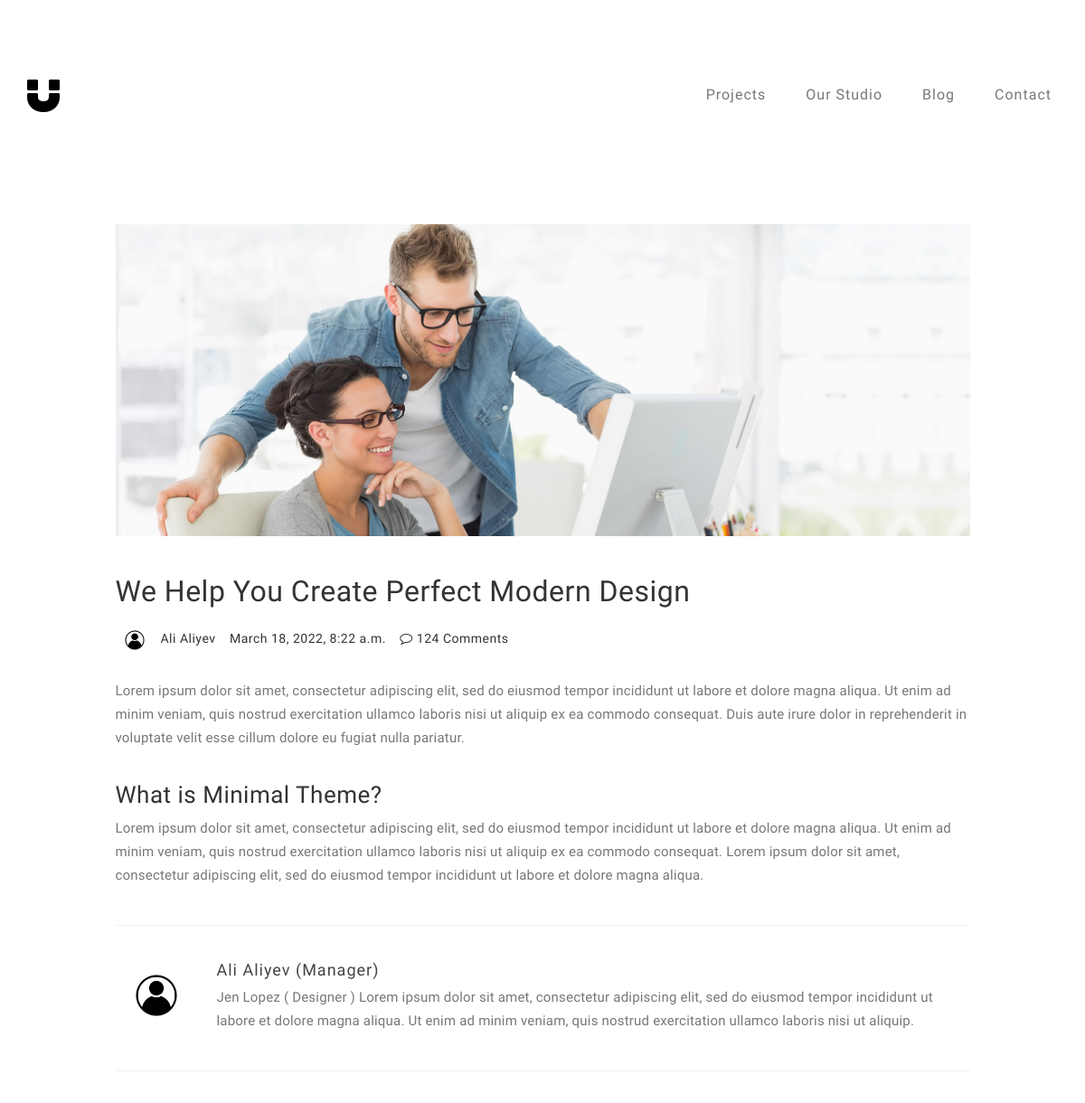
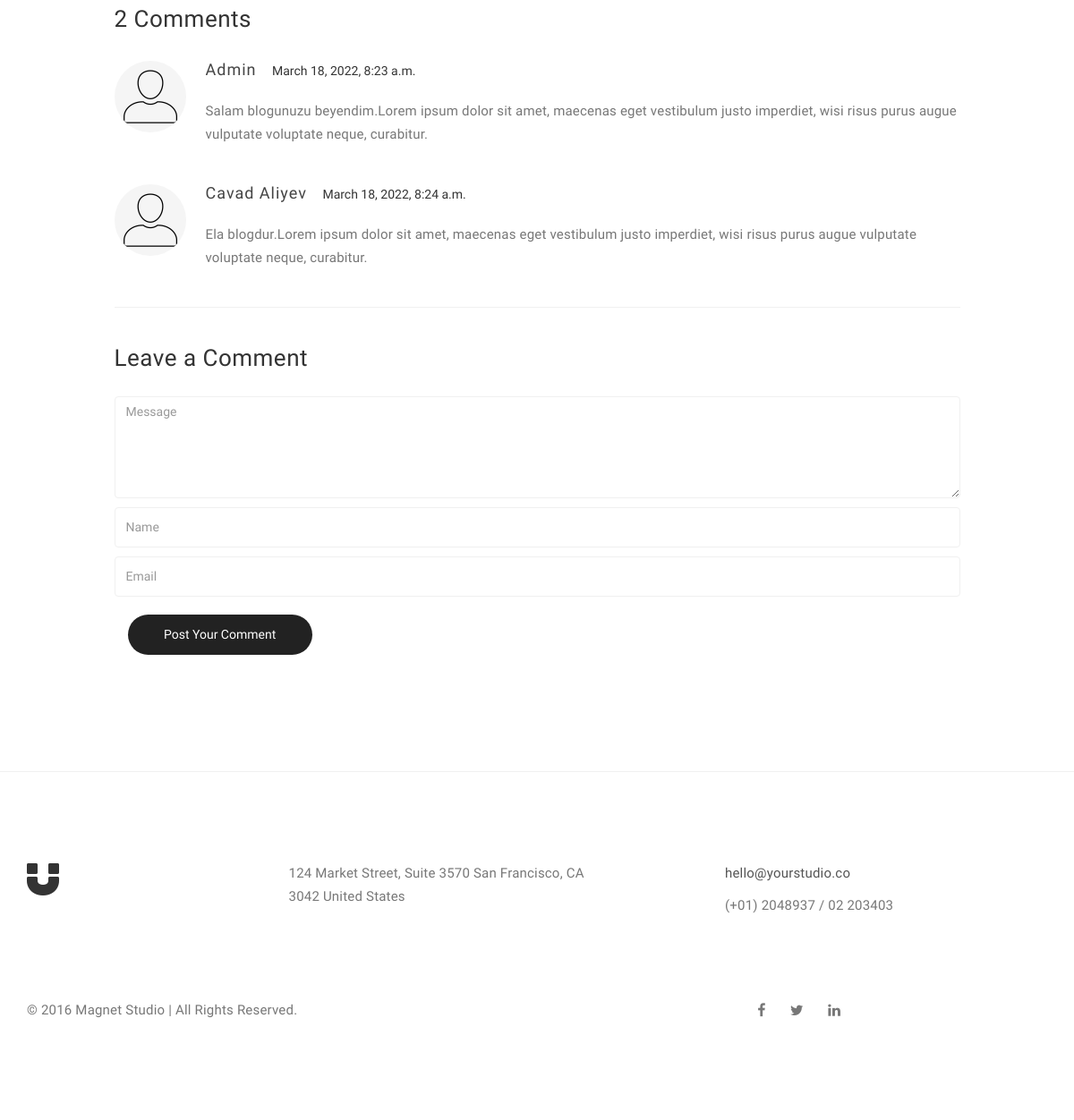
Page /blog/Ali Aliyev on the committed database (2 pictures, top to bottom).
### blog/models.py (models this page shows, shortened)
class Blog(models.Model):
    image = models.ImageField(upload_to='blogs/', null=False, blank=False)
    title = models.CharField(max_length=255, null=False, blank=False)
    content = models.TextField(null=False, blank=False)
    creator_name = models.CharField(max_length=100, blank=False, null=False)
    creator_img = models.ImageField(upload_to='creators/', null=False, blank=False)
    date = models.DateTimeField(auto_now_add=True)
    second_title = models.CharField(max_length=255, null=False, blank=False)
    second_content = models.TextField(null=False, blank=False)
    creator_bio = models.TextField(null=False, blank=False)
    creator_job = models.CharField(max_length=105, null=False, blank=False)
    class Meta:
        verbose_name = 'Blog'
        verbose_name_plural = 'Blog'

class Comment(models.Model):
    STATUS_CHOICES = (
        ('Approve', 'Approve'),
        ('Reject', 'Reject'),
    )
    blog = models.ForeignKey(Blog,on_delete=models.CASCADE,blank=True,null=True,related_name='koments')
    status = models.CharField(max_length=50,choices=STATUS_CHOICES)
    text=models.TextField(blank=False,null=False)
    name=models.CharField(max_length=100,blank=False,null=False)
    email=models.EmailField(blank=False,null=False)
    date = models.DateTimeField(auto_now_add=True)

### blog/views.py (the view, shortened to what this page needs)
# urls.py: path('<str:name>',single_post,name='single-post')
def single_post(request, name):
    blog = Blog.objects.all().filter(creator_name=name).first()
    comments = Blog.objects.all().filter(creator_name=name).first().koments.filter(status='Approve')
    context = {
        'blog': blog,
        'comments': comments
    }
    return render(request, 'blog/single-post.html', context=context)

### templates/Blog/single-post.html (shortened to what this page needs)
{% extends 'base/base.html' %}
{% load static %}
{% block content %}
<section id="blog-single-post">
     <div class="container">
          <div class="row">
               <div class="col-md-offset-1 col-md-10 col-sm-12">
                    <div class="blog-single-post-thumb">
                         <div class="blog-post-image">
                              <img src="{{ blog.image.url }}" class="img-responsive" alt="Blog Image">
                         </div>
                         <div class="blog-post-title">
                              <h2>{{blog.title}}</a></h2>
                         </div>
                         <div class="blog-post-format">
                              <span><a href="#"><img src="{{ blog.creator_img.url }}" class="img-responsive img-circle"> {{blog.creator_name}}</a></span>
                              <span>{{blog.date}}</span>
                              <span><a href="#"><i class="fa fa-comment-o"></i> 124 Comments</a></span>
                         </div>
                         <div class="blog-post-des">
                              <p>{{blog.content}}</p>
                              <h3>{{blog.second_title}}</h3>
                              <p>{{blog.second_content}}</p>
                         </div>
                         <div class="blog-author">
                              <div class="media">
                                   <div class="media-object pull-left">
                                        <img src="{{ blog.creator_img.url }}" class="img-circle img-responsive" alt="blog">
                                   </div>
                                   <div class="media-body">
                                        <h3 class="media-heading"><a href="#">{{blog.creator_name}} ({{blog.creator_job}})</a></h3>
                                        <p>{{blog.creator_bio}}</p>
                                   </div>
                              </div>
                         </div>
                         <div class="blog-comment">
                              <h3>{{comments|length}} Comments</h3>
                              {% for comment in comments %}
                                   <div class="media">
                                        <div class="media-object pull-left">
                                             <img src="{% static 'images/pngtree-profile-line-black-icon-png-image_691051.jpg' %}" class="img-responsive img-circle" alt="Blog Image">
                                        </div>
                                        <div class="media-body">
                                             <h3 class="media-heading">{{comment.name}}</h3>
                                             <span>{{comment.date}}</span>
                                             <p>{{comment.text}}</p>
                                        </div>
                                   </div>
                              {% endfor %}
                         </div>
                         <div class="blog-comment-form">
                              <h3>Leave a Comment</h3>
                                   <form action="" method="POST">
                                        <textarea class="form-control" placeholder="Message" rows="5" name="text"></textarea>
                                        <input type="text" class="form-control" placeholder="Name" name="name" required>
                                        <input type="email" class="form-control" placeholder="Email" name="email" required>
                                        <div class="col-md-3 col-sm-4">
                                             <input type="submit" class="form-control" value="Post Your Comment">
                                        </div>
                                   </form>
                         </div>
                    </div>
          </div>
     </div>
</section>
{% endblock %}

### static/css/style.css (style rules this page uses)
body { background: #ffffff; font-family: 'Work Sans', sans-serif; font-style: normal; font-weight: 300; overflow-x: hidden; }
h1,h2,h3,h4,h5,h6 { font-style: normal; font-weight: 300; letter-spacing: 0.5px; }
h2 { font-size: 32px; line-height: 46px; }
h3 { font-size: 26px; }
p { color: #777; font-size: 15px; font-weight: 300; line-height: 26px; letter-spacing: 0.2px; }
html { -webkit-font-smoothing: antialiased; }
a { color: #4d638c; -webkit-transition: 0.5s; -o-transition: 0.5s; transition: 0.5s; text-decoration: none !important; }
* { -webkit-box-sizing: border-box; -moz-box-sizing: border-box; box-sizing: border-box; }
*:before, *:after { -webkit-box-sizing: border-box; -moz-box-sizing: border-box; box-sizing: border-box; }
#portfolio, #about, #blog, #contact, #single-project, #blog-single-post { padding-top: 80px; padding-bottom: 120px; }
.blog-post-image { padding-bottom: 18px; width: 100%; }
.blog-post-format { padding-bottom: 22px; }
.blog-post-format span { letter-spacing: 0.5px; padding-right: 12px; }
.blog-post-format span a { color: #333; }
.blog-post-format span img { display: inline-block; width: 42px; margin-right: 4px; }
.blog-author { border-top: 1px solid #f0f0f0; border-bottom: 1px solid #f0f0f0; padding-top: 32px; padding-bottom: 32px; margin-top: 42px; margin-bottom: 42px; }
.blog-author .media img { display: inline-block; width: 90px; margin-right: 12px; }
.blog-author .media a, .blog-comment .media h3 { color: #444; font-size: 18px; letter-spacing: 1px; }
.blog-comment { border-bottom: 1px solid #f0f0f0; padding-bottom: 32px; margin-bottom: 42px; }
.blog-comment .media:nth-child(3) { padding-top: 18px; }
.blog-comment .media img { width: 80px; margin-right: 12px; }
.blog-comment .media h3 { display: inline-block; padding-right: 14px; }
.blog-comment h3, .blog-comment-form h3 { padding-bottom: 18px; }
.blog-comment-form .form-control { box-shadow: none; border: 1px solid #f0f0f0; margin-top: 10px; margin-bottom: 10px; transition: all 0.4s ease-in-out; }
.blog-comment-form input { height: 45px; }
.blog-comment-form input[type="submit"] { background: #222; border-radius: 100px; border: none; color: #ffffff; font-weight: 400; transition: all 0.4s ease-in-out; }
#blog-single-post .blog-post-des h3 { padding-top: 16px; }

### rows in the picture
Blog: image (picture), title "We Help You Create Perfect Modern Design", creator_img (picture), creator_name "Ali Aliyev", date "March 18, 2022, 8:22 a.m.", content "Lorem ipsum dolor sit amet, consectetur adipiscing elit, sed do eiusmod tempor incididunt ut labore et dolore magna aliqua. Ut enim ad minim veniam, quis nostrud exercitation ullamco laboris nisi ut aliquip ex ea commodo consequat. Duis aute irure dolor in reprehenderit in voluptate velit esse cillum dolore eu fugiat nulla pariatur.", second_title "What is Minimal Theme?", second_content "Lorem ipsum dolor sit amet, consectetur adipiscing elit, sed do eiusmod tempor incididunt ut labore et dolore magna aliqua. Ut enim ad minim veniam, quis nostrud exercitation ullamco laboris nisi ut aliquip ex ea commodo consequat. Lorem ipsum dolor sit amet, consectetur adipiscing elit, sed do eiusmod tempor incididunt ut labore et dolore magna aliqua.", creator_job "Manager", creator_bio "Jen Lopez ( Designer ) Lorem ipsum dolor sit amet, consectetur adipiscing elit, sed do eiusmod tempor incididunt ut labore et dolore magna aliqua. Ut enim ad minim veniam, quis nostrud exercitation ullamco laboris nisi ut aliquip."
Comment: name "Admin", date "March 18, 2022, 8:23 a.m.", text "Salam blogunuzu beyendim.Lorem ipsum dolor sit amet, maecenas eget vestibulum justo imperdiet, wisi risus purus augue vulputate voluptate neque, curabitur."
Comment: name "Cavad Aliyev", date "March 18, 2022, 8:24 a.m.", text "Ela blogdur.Lorem ipsum dolor sit amet, maecenas eget vestibulum justo imperdiet, wisi risus purus augue vulputate voluptate neque, curabitur."

### other values in the picture
{{ comments|length }} "2"
